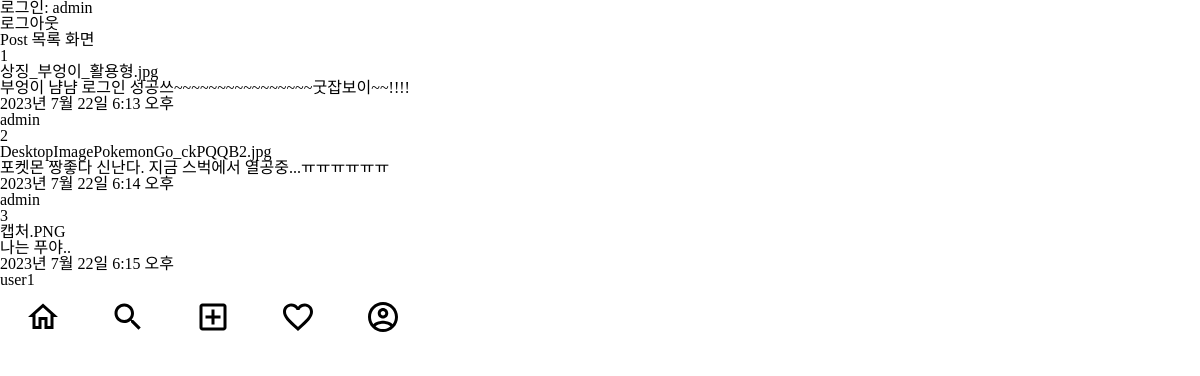
Page /cbv/ (signed in) on the committed database.
### users/models.py (models this page shows)
class User(AbstractUser):
    phone = models.CharField(verbose_name='전화번호', max_length=11)
    objects = UserManager()

### posts/models.py (models this page shows)
class Post(models.Model):
    image = models.ImageField(verbose_name='이미지', null=True, blank=True)
    content = models.TextField(verbose_name='내용')
    created_at = models.DateTimeField(verbose_name='작성일', auto_now_add=True)
    view_count = models.IntegerField(verbose_name='조회수', default=0)
    writer = models.ForeignKey(to=User, on_delete=models.CASCADE, null=True, blank=True)

### posts/views.py (the view)
# urls.py: path('cbv/', class_view.as_view()), # 클래스 형식
class class_view(ListView):
    model = Post
    odering = ['id']

### templates/posts/post_list.html (shortened to what this page needs)
{% extends 'base.html' %}
{% block content %}
<h1>Post 목록 화면</h1>
{% for post in post_list %}
<div>
    {{ post.id }}<br/>
    {{ post.image }}<br/>
    {{ post.content }}<br/>
    {{ post.created_at }}<br/>
    {{ post.writer }}<br/>
</div>
{% endfor %}
{% endblock%}

### templates/base.html (shortened to what this page needs)
{% load static %}
<!DOCTYPE html>
<html lang="ko">
    <head>
        <link rel="stylesheet" href="{% static 'css/index.css'%}">
        <link rel="stylesheet" href="{% static 'css/reset.css'%}">
    </head>
    <body class="container">
        {% if request.user.is_authenticated %}
            <span>
                로그인: {{ request.user.username }}
            </span>
            <a href="{% url 'accounts:logout' %}">로그아웃</a>
        {% else %}
            <a href="{% url 'accounts:login' %}">로그인</a>
            <a href="{% url 'accounts:signup' %}">회원가입</a>
        {% endif %}
        <div>
            {% block content %}
            {% endblock %}
        </div>
        <div>
            <nav>
                <ul class="bottom-menu-group">
                    <li>
                        <a href="{% url 'index' %}">
                            <img src="{% static 'icons/home_outlined_black_36dp.svg' %}" alt="홈">
                        </a>
                    </li>
                    <li>
                        <img src="{% static 'icons/search_outlined_black_36dp.svg' %}" alt="검색">
                    </li>
                    <li>
                        <a href="{% url 'posts:post-create' %}">
                            <img src="{% static 'icons/add_box_outlined_black_36dp.svg' %}" alt="글쓰기">
                        </a>
                    </li>
                    <li>
                        <img src="{% static 'icons/favorite_outlined_black_36dp.svg' %}" alt="좋아요">
                    </li>
                    <li>
                        <img src="{% static 'icons/account_circle_outlined_black_36dp.svg' %}" alt="프로필">
                    </li>
                </ul>
            </nav>
        </div>
    </body>
</html>

### static/css/index.css (style rules this page uses)
.container { display: flex; flex-direction: column; max-width: 425px; }
body { font-family: 'Noto Sans KR', sans-serif; margin: 0 auto 60px auto; }
.bottom-menu-group { display: flex; height: 60px; align-items: center; justify-content: space-around; background-color: #FFFFFF; }

### rows in the picture
User: user.username "admin"
Post: id "1", image "상징_부엉이_활용형.jpg", content "부엉이 냠냠 로그인 성공쓰~~~~~~~~~~~~~~~~굿잡보이~~!!!!", created_at "2023년 7월 22일 6:13 오후", writer "admin"
Post: id "2", image "DesktopImagePokemonGo_ckPQQB2.jpg", content "포켓몬 짱좋다 신난다. 지금 스벅에서 열공중...ㅠㅠㅠㅠㅠㅠ", created_at "2023년 7월 22일 6:14 오후", writer "admin"
Post: id "3", image "캡처.PNG", content "나는 푸야..", created_at "2023년 7월 22일 6:15 오후", writer "user1"
